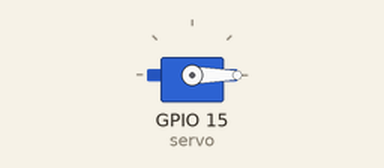
Simulated run of this sketch. Board: ESP32. Shown: servo. WiFi joins after 1.5 s; servers stay silent unless stated; random numbers use the default seed unless the sketch sets one; no MQTT or app messages arrive unless stated; what the sketch prints to the serial monitor is not drawn.

Above: at 1.6 s.
At 4.6 s:
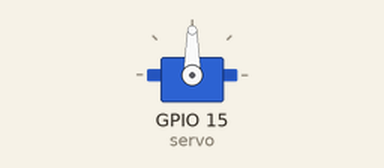
Timing chart, 0 to 8.6 s (numbered marks = the images above):
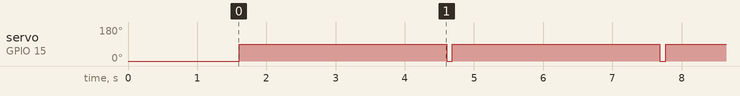

Measured:
- by itself, servo on GPIO 15 (servo): alternates 90° for 3.0 s and 0° for 0.08 s

The sketch:

projeto.ino
```cpp
#include <PubSubClient.h>
#include <WiFi.h>
#include <ESP32Servo.h>
#include "Ultrasonic.h"

#define TRIG 27
#define ECHO 26


Servo servo;
Ultrasonic sensor(TRIG, ECHO);
WiFiClient espClient;
PubSubClient client(espClient);


int test;
char msg[25];
int pos = 0;

const char* usuario = "Silva";
const char* senha = "Lutecia1973";


const char* mqttServer = "ioticos.org";
const int mqttPort = 1883;
const char* mqttUser = "M6bt5rZzrpQ37Cw";
const char* mqttPassword = "pAcCb75SApCT5aZ";
const char* root_topic_subscribe = "bW5mpaOpKfOAiWc/esp32";
const char* root_topic_publish = "bW5mpaOpKfOAiWc/esp32";


void callback(char* topic, byte* payload, unsigned int length);

void setup() {
  servo.attach(15);
  servo.write(0);
  Serial.begin(115200);
  WiFi.begin(usuario, senha);

  while (WiFi.status() != WL_CONNECTED) {
    delay(500);
    Serial.print("Conectando ao wifi:");
    Serial.println(usuario);
  }

  Serial.println("Conectado à rede wifi");
  Serial.println("");
  Serial.println("Endereço do ip: ");
  Serial.println(WiFi.localIP());
  client.setServer(mqttServer, mqttPort);
  client.setCallback(callback);

  while (!client.connected()) {
    Serial.println("Conectando-se ao MQTT…");
    String clientId = "ESP32-projeto";
    clientId += String(random(0xffff), HEX);
    if (client.connect(clientId.c_str(), mqttUser, mqttPassword )) {
      Serial.println("conectado");
    } else {
      Serial.print("falha na conexão");
      Serial.print(client.state());
      delay(2000);
    }
  }

  Serial.print("Tentando enviar a mensagem");
  client.publish(root_topic_publish, msg);
  client.subscribe(root_topic_subscribe);

}


void callback(char* topic, byte* payload, unsigned int length) {

  if (payload[0] == '0') {
    pos = 90;
    servo.write(pos);
    delay(15);
  }
  if (payload[0] == '1') {
    pos = 0;
    servo.write(pos);
    delay(15);

  }
}

void loop() {
  sensor.measure();
  test = sensor.get_cm();
  Serial.println(sensor.get_cm());
  delay(50);

  if (test < 7 && pos == 0){
    pos = 90;
    servo.write(pos);
    delay(3000);
    pos = 0;
    servo.write(pos);
    delay(15);
  }
  delay(15);

  client.loop();
}
```
